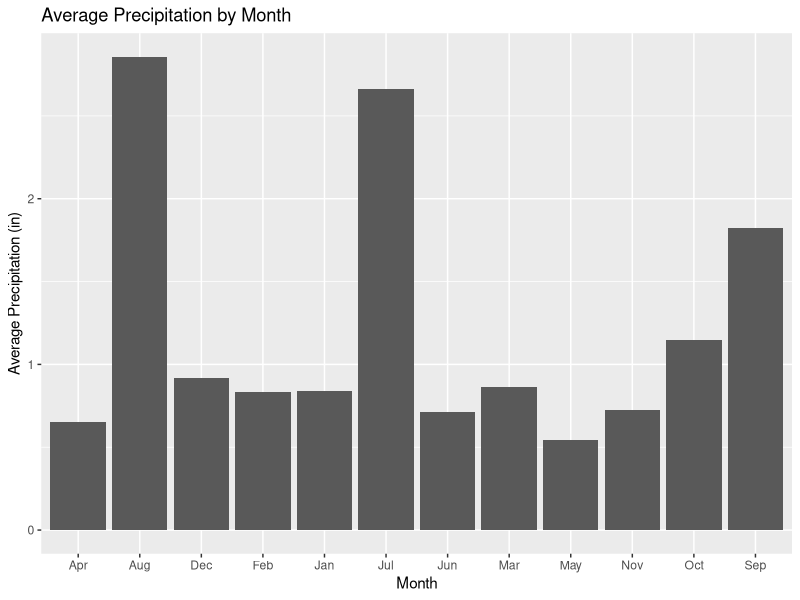
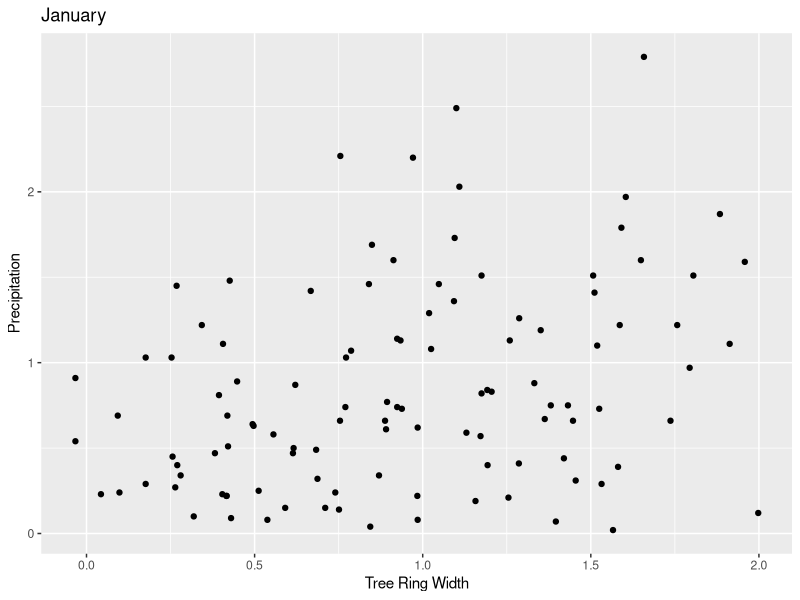
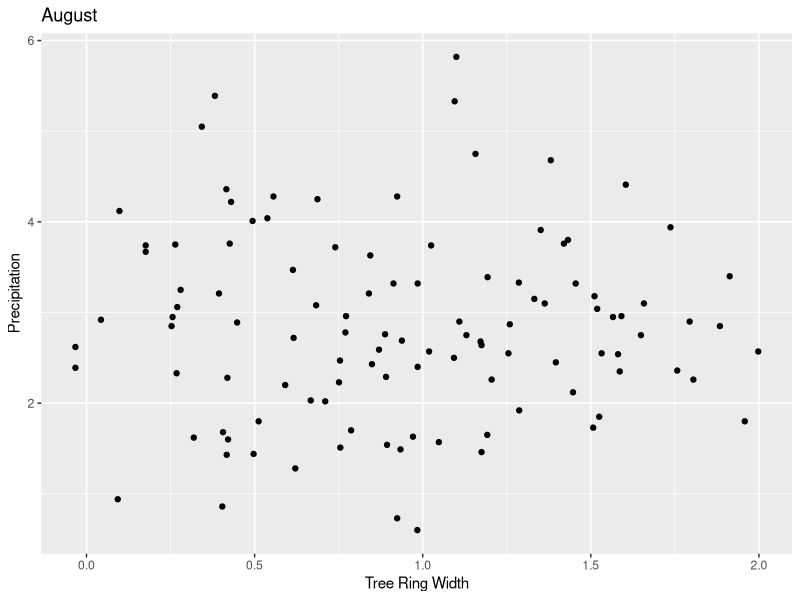

Write the R code that produced these figures, in order. (Note: this script raises an error after producing the figures.)
## ---- chunk 1
setwd('F:/Documents/Geography_415/dpaulse1/homework2')
precip <- read.csv('data/precip.csv')
rwi <- read.csv('data/rwi.csv')
library('ggplot2')
library('dplyr')
library('tidyr')
library('magrittr')
## ---- chunk 2
# Arranging the data and adding a date string
temp.data <- gather(data=precip, key=month, value=precip, -year)
temp.data <- arrange(temp.data, year, month)
temp.data <- mutate(temp.data, date=paste(month, year))

# Creating a bar chart for monthly average precipitation
precip.avg <- group_by(temp.data, month)
precip.avg <- summarize(precip.avg, precip=mean(precip, na.rm=TRUE))
ggplot(precip.avg, aes(month, precip)) + geom_bar(stat='identity') +
  labs(x='Month', y='Average Precipitation (in)', title='Average Precipitation by Month')

# Joining the two datasets
full.data <- left_join(rwi, temp.data, by='year') %>% filter(year >= 1895)

# Scatterplots of  tree ring width versus precipitation
# January
filter(full.data, month=='Jan') %>% ggplot(data=.) +
  geom_point(aes(x=rwi, y=precip)) + 
  labs(x='Tree Ring Width', y='Precipitation', title='January')
# August
filter(full.data, month=='Aug') %>% ggplot(data=.) +
  geom_point(aes(x=rwi, y=precip)) +
  labs(x='Tree Ring Width', y='Precipitation', title='August')

# Correlations between tree ring width and precipitation
# Current year
corr.data1 <- group_by(full.data, month)
corr.data1 <- summarize(corr.data1, r=cor(rwi,precip))
# Lagged year
corr.data2 <- group_by(full.data, month)
corr.data2 <- summarize(corr.data2, r=cor(rwi,lag(precip,k=12),use='complete.obs'))
# Combining the two previous datasets
corr.data1$description <- 'r'
corr.data2$description <- 'lagged r'
corr.data <- rbind(corr.data1, corr.data2)
rm(corr.data1, corr.data2)
corr.data$description <- factor(corr.data$description, levels=c('r','lagged r'))
# Plotting the two correlations side-by-side on a bar chart
ggplot(corr.data, aes(x=month, y=r, fill=description)) +
  geom_bar(stat='identity', position=position_dodge()) +
  labs(x='Month', y='Correlation Coefficient (r)', title='Correlation Coefficient by Month')
